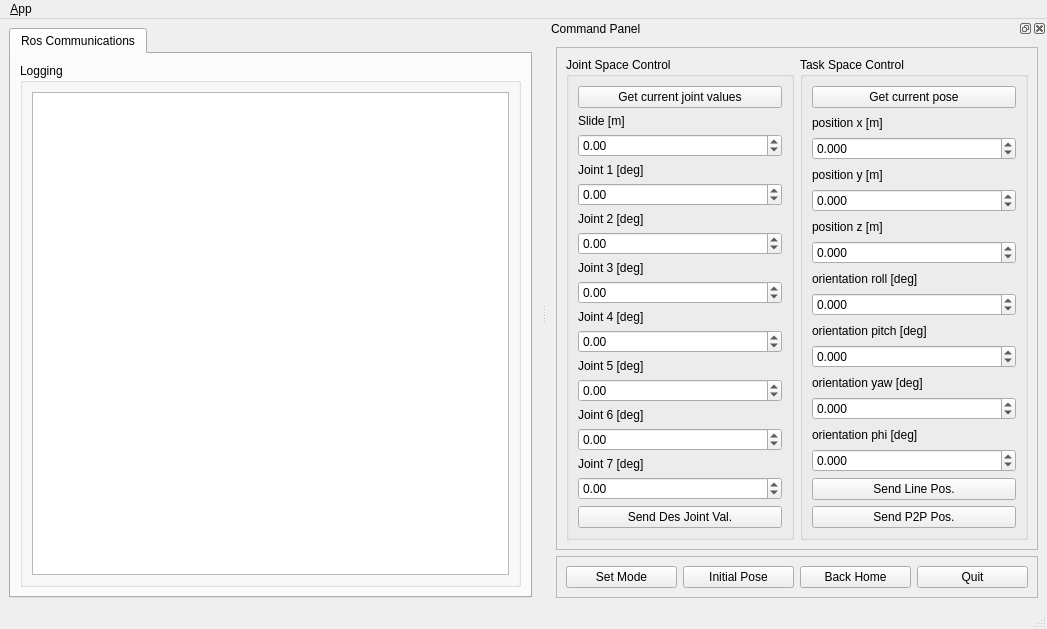
<?xml version="1.0" encoding="UTF-8"?>
<ui version="4.0">
 <class>MainWindowDesign</class>
 <widget class="QMainWindow" name="MainWindowDesign">
  <property name="geometry">
   <rect>
    <x>0</x>
    <y>0</y>
    <width>1047</width>
    <height>612</height>
   </rect>
  </property>
  <property name="windowTitle">
   <string>QRosApp</string>
  </property>
  <property name="windowIcon">
   <iconset resource="../../../ROBOTIS-HAND/hand_control_module_gui/resources/images.qrc">
    <normaloff>:/images/icon.png</normaloff>:/images/icon.png</iconset>
  </property>
  <property name="locale">
   <locale language="English" country="Australia"/>
  </property>
  <widget class="QWidget" name="centralwidget">
   <layout class="QHBoxLayout">
    <item>
     <widget class="QTabWidget" name="tab_manager">
      <property name="minimumSize">
       <size>
        <width>100</width>
        <height>0</height>
       </size>
      </property>
      <property name="locale">
       <locale language="English" country="Australia"/>
      </property>
      <property name="currentIndex">
       <number>0</number>
      </property>
      <widget class="QWidget" name="tab_status">
       <attribute name="title">
        <string>Ros Communications</string>
       </attribute>
       <layout class="QVBoxLayout" name="verticalLayout_2">
        <item>
         <widget class="QGroupBox" name="groupBox_12">
          <property name="sizePolicy">
           <sizepolicy hsizetype="MinimumExpanding" vsizetype="Preferred">
            <horstretch>0</horstretch>
            <verstretch>0</verstretch>
           </sizepolicy>
          </property>
          <property name="title">
           <string>Logging</string>
          </property>
          <layout class="QGridLayout" name="gridLayout_3">
           <item row="0" column="0">
            <widget class="QListView" name="view_logging"/>
           </item>
          </layout>
         </widget>
        </item>
       </layout>
      </widget>
     </widget>
    </item>
   </layout>
  </widget>
  <widget class="QMenuBar" name="menubar">
   <property name="geometry">
    <rect>
     <x>0</x>
     <y>0</y>
     <width>1047</width>
     <height>19</height>
    </rect>
   </property>
   <widget class="QMenu" name="menu_File">
    <property name="title">
     <string>&amp;App</string>
    </property>
    <addaction name="action_Preferences"/>
    <addaction name="separator"/>
    <addaction name="actionAbout"/>
    <addaction name="actionAbout_Qt"/>
    <addaction name="separator"/>
    <addaction name="action_Quit"/>
   </widget>
   <addaction name="menu_File"/>
  </widget>
  <widget class="QStatusBar" name="statusbar"/>
  <widget class="QDockWidget" name="dock_status">
   <property name="sizePolicy">
    <sizepolicy hsizetype="Minimum" vsizetype="Minimum">
     <horstretch>0</horstretch>
     <verstretch>0</verstretch>
    </sizepolicy>
   </property>
   <property name="minimumSize">
    <size>
     <width>500</width>
     <height>560</height>
    </size>
   </property>
   <property name="maximumSize">
    <size>
     <width>524287</width>
     <height>10000</height>
    </size>
   </property>
   <property name="allowedAreas">
    <set>Qt::RightDockWidgetArea</set>
   </property>
   <property name="windowTitle">
    <string>Command Panel</string>
   </property>
   <attribute name="dockWidgetArea">
    <number>2</number>
   </attribute>
   <widget class="QWidget" name="dockWidgetContents_2">
    <layout class="QGridLayout" name="gridLayout_2">
     <item row="0" column="0">
      <widget class="QFrame" name="frame">
       <property name="sizePolicy">
        <sizepolicy hsizetype="Preferred" vsizetype="Preferred">
         <horstretch>0</horstretch>
         <verstretch>0</verstretch>
        </sizepolicy>
       </property>
       <property name="maximumSize">
        <size>
         <width>16777215</width>
         <height>600</height>
        </size>
       </property>
       <property name="frameShape">
        <enum>QFrame::StyledPanel</enum>
       </property>
       <property name="frameShadow">
        <enum>QFrame::Raised</enum>
       </property>
       <layout class="QGridLayout" name="gridLayout">
        <item row="0" column="1" rowspan="2">
         <widget class="QGroupBox" name="task_space">
          <property name="title">
           <string>Task Space Control</string>
          </property>
          <layout class="QVBoxLayout" name="verticalLayout">
           <item>
            <widget class="QPushButton" name="curr_pos_button">
             <property name="text">
              <string>Get current pose</string>
             </property>
            </widget>
           </item>
           <item>
            <widget class="QLabel" name="pos_x">
             <property name="text">
              <string>position x [m]</string>
             </property>
            </widget>
           </item>
           <item>
            <widget class="QDoubleSpinBox" name="pos_x_spinbox">
             <property name="decimals">
              <number>3</number>
             </property>
             <property name="minimum">
              <double>-10.000000000000000</double>
             </property>
             <property name="maximum">
              <double>10.000000000000000</double>
             </property>
             <property name="singleStep">
              <double>0.010000000000000</double>
             </property>
            </widget>
           </item>
           <item>
            <widget class="QLabel" name="pos_y">
             <property name="text">
              <string>position y [m]</string>
             </property>
            </widget>
           </item>
           <item>
            <widget class="QDoubleSpinBox" name="pos_y_spinbox">
             <property name="decimals">
              <number>3</number>
             </property>
             <property name="minimum">
              <double>-10.000000000000000</double>
             </property>
             <property name="maximum">
              <double>10.000000000000000</double>
             </property>
             <property name="singleStep">
              <double>0.010000000000000</double>
             </property>
            </widget>
           </item>
           <item>
            <widget class="QLabel" name="pos_z">
             <property name="text">
              <string>position z [m]</string>
             </property>
            </widget>
           </item>
           <item>
            <widget class="QDoubleSpinBox" name="pos_z_spinbox">
             <property name="decimals">
              <number>3</number>
             </property>
             <property name="minimum">
              <double>-10.000000000000000</double>
             </property>
             <property name="maximum">
              <double>10.000000000000000</double>
             </property>
             <property name="singleStep">
              <double>0.010000000000000</double>
             </property>
            </widget>
           </item>
           <item>
            <widget class="QLabel" name="ori_roll">
             <property name="text">
              <string>orientation roll [deg]</string>
             </property>
            </widget>
           </item>
           <item>
            <widget class="QDoubleSpinBox" name="ori_roll_spinbox">
             <property name="decimals">
              <number>3</number>
             </property>
             <property name="minimum">
              <double>-360.000000000000000</double>
             </property>
             <property name="maximum">
              <double>360.000000000000000</double>
             </property>
             <property name="singleStep">
              <double>0.500000000000000</double>
             </property>
            </widget>
           </item>
           <item>
            <widget class="QLabel" name="ori_pitch">
             <property name="text">
              <string>orientation pitch [deg]</string>
             </property>
            </widget>
           </item>
           <item>
            <widget class="QDoubleSpinBox" name="ori_pitch_spinbox">
             <property name="decimals">
              <number>3</number>
             </property>
             <property name="minimum">
              <double>-360.000000000000000</double>
             </property>
             <property name="maximum">
              <double>360.000000000000000</double>
             </property>
             <property name="singleStep">
              <double>0.500000000000000</double>
             </property>
            </widget>
           </item>
           <item>
            <widget class="QLabel" name="ori_yaw">
             <property name="text">
              <string>orientation yaw [deg]</string>
             </property>
            </widget>
           </item>
           <item>
            <widget class="QDoubleSpinBox" name="ori_yaw_spinbox">
             <property name="decimals">
              <number>3</number>
             </property>
             <property name="minimum">
              <double>-360.000000000000000</double>
             </property>
             <property name="maximum">
              <double>360.000000000000000</double>
             </property>
             <property name="singleStep">
              <double>0.500000000000000</double>
             </property>
            </widget>
           </item>
           <!--=================================================================================================-->
           <item>
            <widget class="QLabel" name="ori_phi">
             <property name="text">
              <string>orientation phi [deg]</string>
             </property>
            </widget>
           </item>
           <item>
            <widget class="QDoubleSpinBox" name="ori_phi_spinbox">
             <property name="decimals">
              <number>3</number>
             </property>
             <property name="minimum">
              <double>-180.000000000000000</double>
             </property>
             <property name="maximum">
              <double>180.000000000000000</double>
             </property>
             <property name="singleStep">
              <double>0.500000000000000</double>
             </property>
            </widget>
           </item>
           <!--=================================================================================================-->

           <item>
            <widget class="QPushButton" name="des_pos_button">
             <property name="text">
              <string>Send Line Pos.</string>
             </property>
            </widget>
           </item>
           <item>
            <widget class="QPushButton" name="des_p2p_button">
             <property name="text">
              <string>Send P2P Pos.</string>
             </property>
            </widget>
           </item>
          </layout>
         </widget>
        </item>
        <item row="0" column="0" rowspan="2">
         <widget class="QGroupBox" name="joint_space">
          <property name="title">
           <string>Joint Space Control</string>
          </property>
          <layout class="QVBoxLayout" name="verticalLayout_5">
           <item>
            <widget class="QPushButton" name="curr_joint_button">
             <property name="text">
              <string>Get current joint values</string>
             </property>
            </widget>
           </item>
           <item>
            <widget class="QLabel" name="slide">
             <property name="text">
              <string>Slide [m]</string>
             </property>
            </widget>
           </item>
           <item>
            <widget class="QDoubleSpinBox" name="slide_spinbox">
             <property name="minimum">
              <double>-180.000000000000000</double>
             </property>
             <property name="maximum">
              <double>180.000000000000000</double>
             </property>
             <property name="singleStep">
              <double>0.500000000000000</double>
             </property>
            </widget>
           </item>
           <item>
            <widget class="QLabel" name="joint1">
             <property name="text">
              <string>Joint 1 [deg]</string>
             </property>
            </widget>
           </item>
           <item>
            <widget class="QDoubleSpinBox" name="joint1_spinbox">
             <property name="minimum">
              <double>-180.000000000000000</double>
             </property>
             <property name="maximum">
              <double>180.000000000000000</double>
             </property>
             <property name="singleStep">
              <double>0.500000000000000</double>
             </property>
            </widget>
           </item>
           <item>
            <widget class="QLabel" name="joint2">
             <property name="text">
              <string>Joint 2 [deg]</string>
             </property>
            </widget>
           </item>
           <item>
            <widget class="QDoubleSpinBox" name="joint2_spinbox">
             <property name="minimum">
              <double>-180.000000000000000</double>
             </property>
             <property name="maximum">
              <double>180.000000000000000</double>
             </property>
             <property name="singleStep">
              <double>0.500000000000000</double>
             </property>
            </widget>
           </item>
           <item>
            <widget class="QLabel" name="joint3">
             <property name="text">
              <string>Joint 3 [deg]</string>
             </property>
            </widget>
           </item>
           <item>
            <widget class="QDoubleSpinBox" name="joint3_spinbox">
             <property name="minimum">
              <double>-180.000000000000000</double>
             </property>
             <property name="maximum">
              <double>180.000000000000000</double>
             </property>
             <property name="singleStep">
              <double>0.500000000000000</double>
             </property>
            </widget>
           </item>
           <item>
            <widget class="QLabel" name="joint4">
             <property name="text">
              <string>Joint 4 [deg]</string>
             </property>
            </widget>
           </item>
           <item>
            <widget class="QDoubleSpinBox" name="joint4_spinbox">
             <property name="minimum">
              <double>-180.000000000000000</double>
             </property>
             <property name="maximum">
              <double>180.000000000000000</double>
             </property>
             <property name="singleStep">
              <double>0.500000000000000</double>
             </property>
            </widget>
           </item>
           <item>
            <widget class="QLabel" name="joint5">
             <property name="text">
              <string>Joint 5 [deg]</string>
             </property>
            </widget>
           </item>
           <item>
            <widget class="QDoubleSpinBox" name="joint5_spinbox">
             <property name="minimum">
              <double>-180.000000000000000</double>
             </property>
             <property name="maximum">
              <double>180.000000000000000</double>
             </property>
             <property name="singleStep">
              <double>0.500000000000000</double>
             </property>
            </widget>
           </item>
           <item>
            <widget class="QLabel" name="joint6">
             <property name="text">
              <string>Joint 6 [deg]</string>
             </property>
            </widget>
           </item>
           <item>
            <widget class="QDoubleSpinBox" name="joint6_spinbox">
             <property name="minimum">
              <double>-360.000000000000000</double>
             </property>
             <property name="maximum">
              <double>360.000000000000000</double>
             </property>
             <property name="singleStep">
              <double>0.500000000000000</double>
             </property>
            </widget>
           </item>
           <!--=================================================================================================-->
           <item>
            <widget class="QLabel" name="joint7">
             <property name="text">
              <string>Joint 7 [deg]</string>
             </property>
            </widget>
           </item>
           <item>
            <widget class="QDoubleSpinBox" name="joint7_spinbox">
             <property name="minimum">
              <double>-180.000000000000000</double>
             </property>
             <property name="maximum">
              <double>180.000000000000000</double>
             </property>
             <property name="singleStep">
              <double>0.500000000000000</double>
             </property>
            </widget>
           </item>
           <!--=================================================================================================-->

           <item>
            <widget class="QPushButton" name="des_joint_button">
             <property name="text">
              <string>Send Des Joint Val.</string>
             </property>
            </widget>
           </item>
          </layout>
         </widget>
        </item>
       </layout>
      </widget>
     </item>
     <item row="1" column="0">
      <widget class="QFrame" name="frame_2">
       <property name="enabled">
        <bool>true</bool>
       </property>
       <property name="sizePolicy">
        <sizepolicy hsizetype="Minimum" vsizetype="Fixed">
         <horstretch>50</horstretch>
         <verstretch>50</verstretch>
        </sizepolicy>
       </property>
       <property name="frameShape">
        <enum>QFrame::StyledPanel</enum>
       </property>
       <property name="frameShadow">
        <enum>QFrame::Raised</enum>
       </property>
       <layout class="QHBoxLayout" name="horizontalLayout">
        <item>
         <widget class="QPushButton" name="set_mode_button">
          <property name="text">
           <string>Set Mode</string>
          </property>
         </widget>
        </item>
        <item>
         <widget class="QPushButton" name="ini_pose_button">
          <property name="text">
           <string>Initial Pose</string>
          </property>
         </widget>
        </item>
        <item>
         <widget class="QPushButton" name="des_initial_button">
          <property name="text">
           <string>Back Home</string>
          </property>
         </widget>
        </item>
        <item>
         <widget class="QPushButton" name="quit_button">
          <property name="text">
           <string>Quit</string>
          </property>
         </widget>
        </item>
       </layout>
      </widget>
     </item>
    </layout>
   </widget>
  </widget>
  <action name="action_Quit">
   <property name="text">
    <string>&amp;Quit</string>
   </property>
   <property name="shortcut">
    <string>Ctrl+Q</string>
   </property>
   <property name="shortcutContext">
    <enum>Qt::ApplicationShortcut</enum>
   </property>
  </action>
  <action name="action_Preferences">
   <property name="text">
    <string>&amp;Preferences</string>
   </property>
  </action>
  <action name="actionAbout">
   <property name="text">
    <string>&amp;About</string>
   </property>
  </action>
  <action name="actionAbout_Qt">
   <property name="text">
    <string>About &amp;Qt</string>
   </property>
  </action>
 </widget>
 <resources>
  <include location="../../../ROBOTIS-HAND/hand_control_module_gui/resources/images.qrc"/>
 </resources>
 <connections>
  <connection>
   <sender>action_Quit</sender>
   <signal>triggered()</signal>
   <receiver>MainWindowDesign</receiver>
   <slot>close()</slot>
   <hints>
    <hint type="sourcelabel">
     <x>-1</x>
     <y>-1</y>
    </hint>
    <hint type="destinationlabel">
     <x>399</x>
     <y>299</y>
    </hint>
   </hints>
  </connection>
  <connection>
   <sender>quit_button</sender>
   <signal>clicked()</signal>
   <receiver>MainWindowDesign</receiver>
   <slot>close()</slot>
   <hints>
    <hint type="sourcelabel">
     <x>859</x>
     <y>552</y>
    </hint>
    <hint type="destinationlabel">
     <x>469</x>
     <y>299</y>
    </hint>
   </hints>
  </connection>
 </connections>
</ui>
